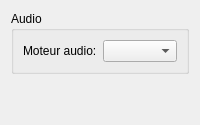
<?xml version="1.0" encoding="utf-8"?>

<ui version="4.0">
 <class>ConfigureAudio</class>
 <widget class="QWidget" name="ConfigureAudio">
  <layout class="QVBoxLayout">
   <item>
    <widget class="QGroupBox">
     <property name="title">
      <string>Audio</string>
     </property>
     <layout class="QVBoxLayout">
      <item>
       <layout class="QHBoxLayout">
        <item>
         <widget class="QLabel">
          <property name="text">
           <string>Moteur audio:</string>
          </property>
         </widget>
        </item>
        <item>
         <widget class="QComboBox" name="output_sink_combo_box">
         </widget>
        </item>
       </layout>
      </item>
     </layout>
    </widget>
   </item>
   <item>
    <spacer>
     <property name="orientation">
      <enum>Qt::Vertical</enum>
     </property>
     <property name="sizeHint" stdset="0">
      <size>
       <width>20</width>
       <height>40</height>
      </size>
     </property>
    </spacer>
   </item>
  </layout>
 </widget>
 <resources />
 <connections />
</ui>
